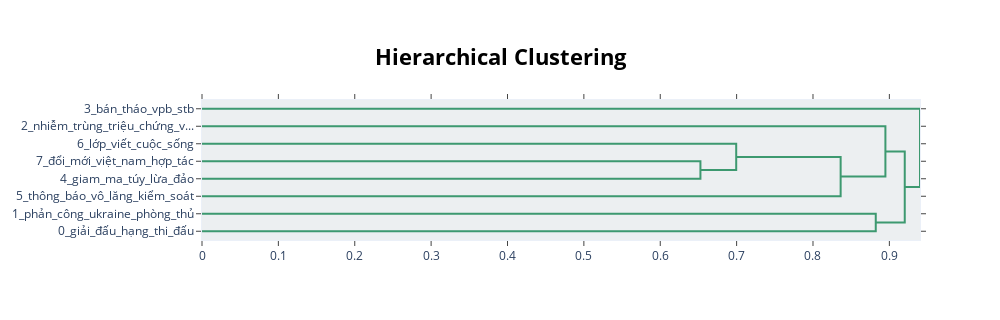

Notebook cell for this chart:
### Markdown cell above
### Visualize Topic Hierarchy

### Code cell
# hierarchical: phân cấp
topic_model.visualize_hierarchy()

### Figure 1 — Plotly figure (JSON) as saved in the notebook; plotly's stock layout.template omitted (floating-point values rounded to 4 significant figures)
{"data": [{"hoverinfo": "text", "marker": {"color": "rgb(61,153,112)"}, "mode": "lines", "type": "scatter", "x": [0, 0.6526, 0.6526, 0], "xaxis": "x", "y": [-35, -35, -45, -45], "yaxis": "y"}, {"hoverinfo": "text", "marker": {"color": "rgb(61,153,112)"}, "mode": "lines", "type": "scatter", "x": [0, 0.6994, 0.6994, 0.6526], "xaxis": "x", "y": [-25, -25, -40, -40], "yaxis": "y"}, {"hoverinfo": "text", "marker": {"color": "rgb(61,153,112)"}, "mode": "lines", "type": "scatter", "x": [0.6994, 0.8362, 0.8362, 0], "xaxis": "x", "y": [-32.5, -32.5, -55, -55], "yaxis": "y"}, {"hoverinfo": "text", "marker": {"color": "rgb(61,153,112)"}, "mode": "lines", "type": "scatter", "x": [0, 0.8948, 0.8948, 0.8362], "xaxis": "x", "y": [-15, -15, -43.75, -43.75], "yaxis": "y"}, {"hoverinfo": "text", "marker": {"color": "rgb(61,153,112)"}, "mode": "lines", "type": "scatter", "x": [0, 0.8822, 0.8822, 0], "xaxis": "x", "y": [-65, -65, -75, -75], "yaxis": "y"}, {"hoverinfo": "text", "marker": {"color": "rgb(61,153,112)"}, "mode": "lines", "type": "scatter", "x": [0.8948, 0.9201, 0.9201, 0.8822], "xaxis": "x", "y": [-29.38, -29.38, -70, -70], "yaxis": "y"}, {"hoverinfo": "text", "marker": {"color": "rgb(61,153,112)"}, "mode": "lines", "type": "scatter", "x": [0, 0.9401, 0.9401, 0.9201], "xaxis": "x", "y": [-5, -5, -49.69, -49.69], "yaxis": "y"}], "layout": {"autosize": false, "height": 320, "hoverlabel": {"bgcolor": "white", "font": {"family": "Rockwell", "size": 16}}, "hovermode": "closest", "plot_bgcolor": "#ECEFF1", "showlegend": false, "title": {"font": {"color": "Black", "size": 22}, "text": "<b>Hierarchical Clustering</b>", "x": 0.5, "xanchor": "center", "yanchor": "top"}, "width": 1000, "xaxis": {"mirror": "allticks", "rangemode": "tozero", "showgrid": false, "showline": true, "showticklabels": true, "ticks": "outside", "type": "linear", "zeroline": false}, "yaxis": {"mirror": "allticks", "range": [-80, 0], "rangemode": "tozero", "showgrid": false, "showline": true, "showticklabels": true, "tickmode": "array", "ticks": "outside", "ticktext": ["3_bán_tháo_vpb_stb", "2_nhiễm_trùng_triệu_chứng_v...", "6_lớp_viết_cuộc_sống", "7_đổi_mới_việt_nam_hợp_tác", "4_giam_ma_túy_lừa_đảo", "5_thông_báo_vô_lăng_kiểm_soát", "1_phản_công_ukraine_phòng_thủ", "0_giải_đấu_hạng_thi_đấu"], "tickvals": [-5, -15, -25, -35, -45, -55, -65, -75], "type": "linear", "zeroline": false}}}
